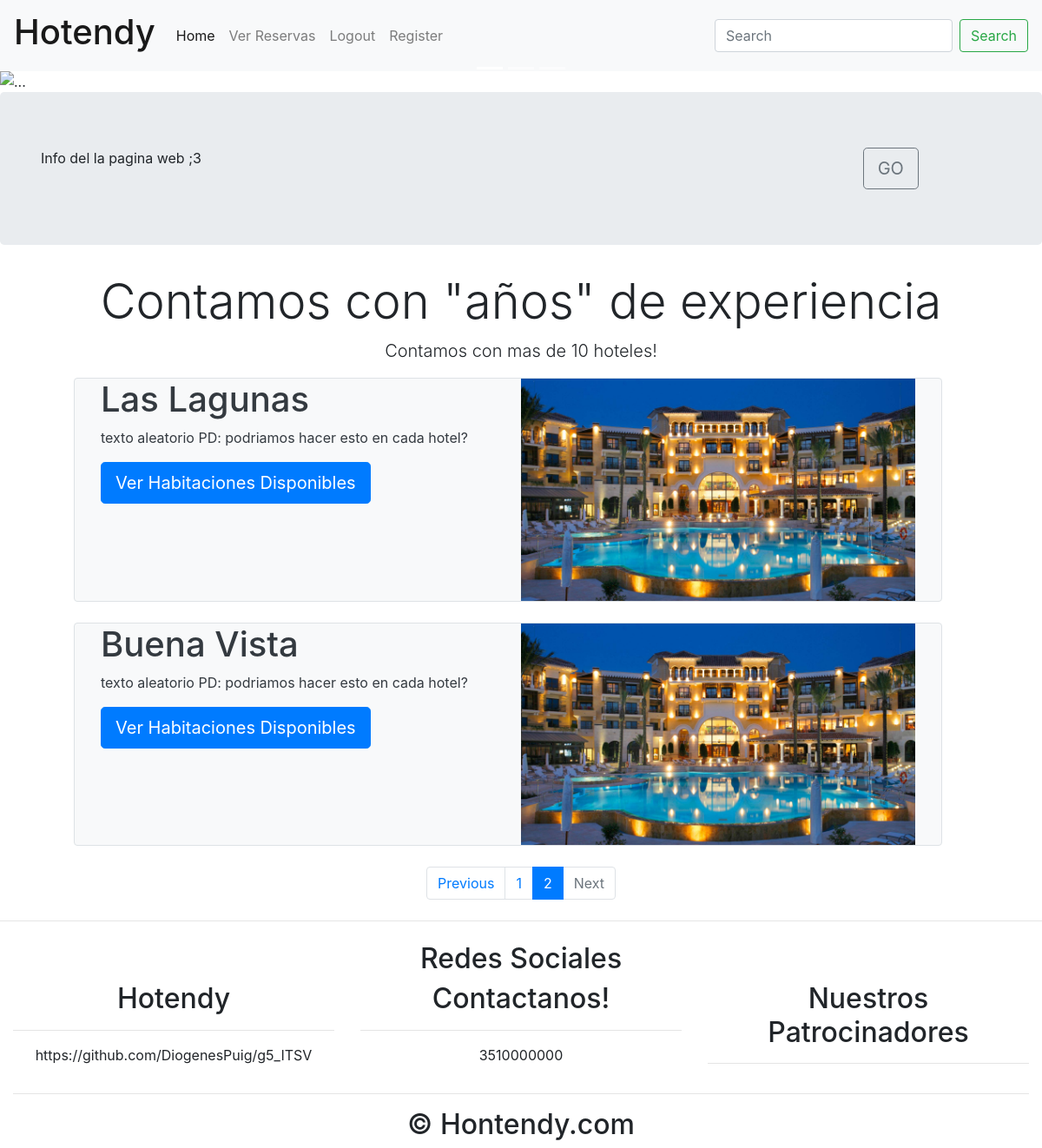
Page /?page=2 (signed in) on the committed database.
### Proyecto/models.py (models this page shows, shortened)
class Hotel(models.Model):
    nombre = models.CharField(max_length=50)
    estrellas = models.IntegerField()
    habitaciones = models.ManyToManyField(Habitacion, default = None, blank = True)
    direccion = models.CharField(max_length=50, default = None, blank = True)
    img_hotel = models.ImageField(max_length=100, default ='/img_hoteles/hotel-generic.jpg', upload_to='img_hoteles/', blank=True, null = True)
    class Meta:
        verbose_name = 'Hotel'
        verbose_name_plural = 'Hoteles'

### Proyecto/views.py (the view)
# urls.py: path('',Pruebas,name="home"),
def Pruebas(request):
    h = Hotel.objects.all()
    paginator = Paginator(h, 10)
    page_number = request.GET.get('page')
    page_obj = paginator.get_page(page_number)
    context = {
        'hoteles': page_obj,
        'hoteles2': h,
    }
    return render(request,"Proyecto/home2.html",context)

### templates/Proyecto/home2.html (shortened to what this page needs)
<!DOCTYPE html>
<html lang="en">
<head>
    <link rel="stylesheet" href="https://cdn.jsdelivr.net/npm/bootstrap@4.5.3/dist/css/bootstrap.min.css"
>
</head>
<body>
{% block nav %}
    <header>
        {% include 'Proyecto/nav.html' %}
    </header>
{% endblock %}
{% block content %}
    <div id="slides" class="carousel slide" data-ride="carousel">
        <ol class="carousel-indicators">
            <li data-target="#carouselExampleIndicators" data-slide-to="0" class="active"></li>
            <li data-target="#carouselExampleIndicators" data-slide-to="1"></li>
            <li data-target="#carouselExampleIndicators" data-slide-to="2"></li>
        </ol>
        <div class="carousel-inner">
            <div class="carousel-item active">
                <img src="/media/img_hotel/web1.jpg" class="d-block w-100" alt="...">
                <div class="carousel-caption">
                </div>
            </div>
        </div>
    </div>
    <div class="container-fluid">
        <div class="row jumbotron">
            <div class="col-xs-12 col-sm-12 col-md-9 col-lg-9 col-xl-10">
                <p>Info del la pagina web ;3</p>
            </div>
            <div class="col-xs-12 col-sm-12 col-md-3 col-lg-3 col-xl-2">
                <a href="">
                    <button type="button" class="btn btn-outline-secondary btn-lg">GO</button>
                </a>
            </div>
        </div>
    </div>
    <div class="container-responsive">
        <div class="row welcome text-center">
            <div class="col-12">
                <h1 class="display-4">Contamos con "años" de experiencia </h1>
            </div>
            <div class="col-12">
                <p class="lead">Contamos con mas de 10 hoteles!</p>
            </div>
        </div>
    </div>
    <div class="container-fluid padding">
        {% for hotel in hoteles %}
            <div class="row padding">
                <div class="col-lg-1"></div>
                <div class="row padding col-lg-10 rounded bg-light text-dark border" >
                    <div class="col">
                        <h1>{{ hotel.nombre }}</h1>
                        <p>texto aleatorio PD: podriamos hacer esto en cada hotel?</p>
                        <a href="{% url 'hoteles' hotel.id %}">
                            <button class="btn btn-primary btn-lg">Ver Habitaciones Disponibles</button>
                        </a>
                    </div>
                    <div class="col">
                        <img src=/media/{{ hotel.img_hotel }} class="img-fluid">
                    </div>
                </div>
                <div class="col-lg-1"></div>
            </div>
            <br>
        {% endfor %}
        <nav aria-label="">
            <ul class="pagination justify-content-center">
                {% if hoteles.has_previous %}
                    <li class="page-item">
                        <a class="page-link" href="?page={{ hoteles.previous_page_number }}">Previous</a>
                    </li>
                {% else %}
                    <li class="page-item disabled">
                        <a class="page-link" href="#" tabindex="-1" aria-disabled="true">Previous</a>
                    </li>
                {% endif %}
                {% for i in hoteles.paginator.page_range %}
                    {% if hoteles.number == i %}
                        <li class="page-item active" aria-current="page">
                            <span class="page-link">
                                {{ i }}<span class="sr-only">(current)</span>
                            </span>
                        </li>
                    {% else %}
                        <li class="page-item"><a class="page-link" href="?page={{ i }}">{{ i }}</a></li>
                    {% endif %}
                {% endfor %}
                {% if hoteles.has_next %}
                    <li class="page-item">
                        <a class="page-link" href="?page={{ hoteles.next_page_number }}">Next</a>
                    </li>
                {% else %}
                    <li class="page-item disabled">
                        <a class="page-link" href="#" tabindex="-1" aria-disabled="true">Next</a>
                    </li>
                {% endif %}
            </ul>
        </nav>
    </div>
    <hr class="my-4">
    <div class="container-fluid padding">
        <div class="row text-center padding">
            <div class="col-12">
                <h2>Redes Sociales</h2>
            </div>
        </div>
    </div>
{% endblock %}
{% block footer %}
    <footer>
        <div class="container-fluid padding">
            <div class="row text-center">
                <div class="col-md-4">
                    <h2>Hotendy</h2>
                    <hr class="light">
                    <p>https://github.com/DiogenesPuig/g5_ITSV</p>
                </div>
                <div class="col-md-4">
                    <h2>Contactanos!</h2>
                    <hr class="light">
                    <p>3510000000</p>
                </div>
                <div class="col-md-4">
                    <h2>Nuestros Patrocinadores</h2>
                    <hr class="light">
                </div>
                <div class="col-12">
                    <hr class="light">
                    <h2>&copy; Hontendy.com</h2>
                </div>
            </div>
        </div>
    </footer>
{% endblock %}
</body>
</html>

### rows in the picture
Hotel: nombre "Las Lagunas", img_hotel (picture)
Hotel: nombre "Buena Vista", img_hotel (picture)

### other values in the picture
{{ i }} "1"
{{ i }} "2"
